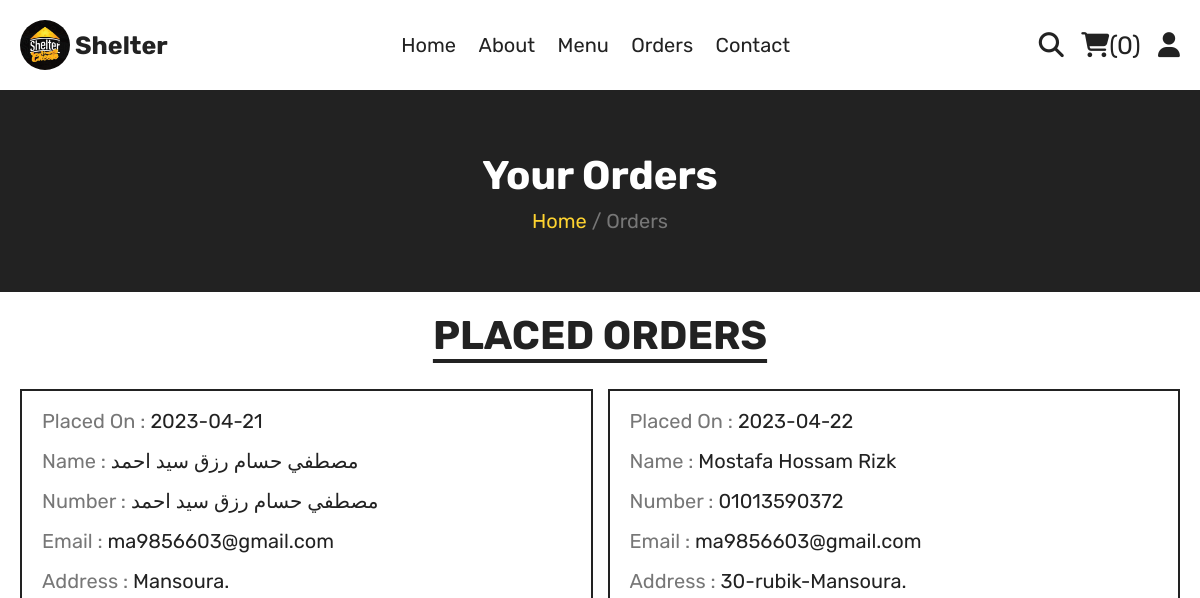
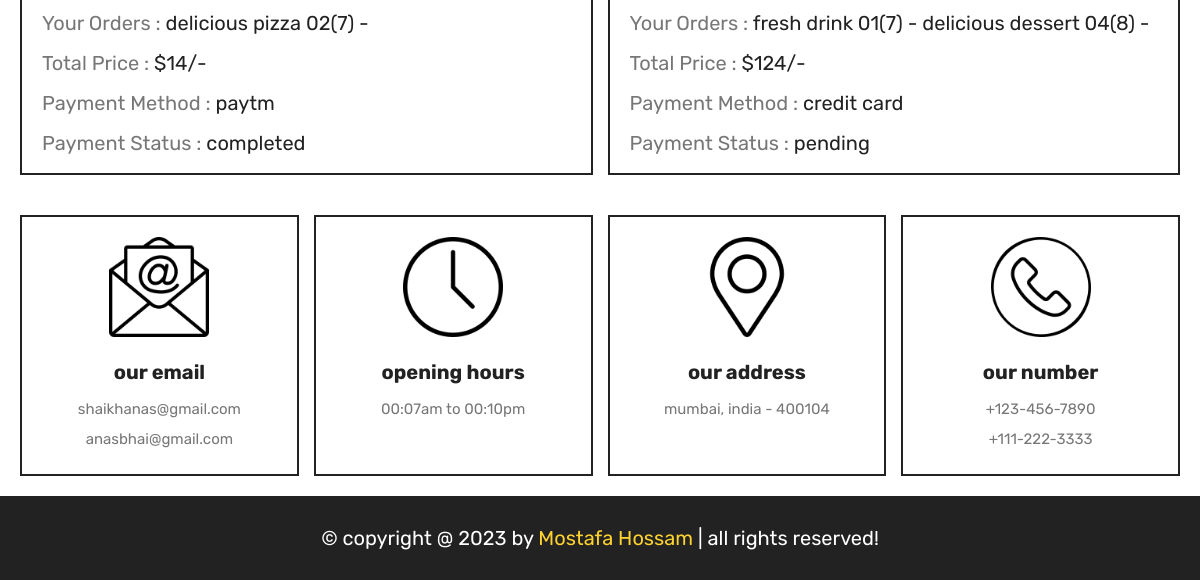
/orders.php (signed in), run on an earlier commit of the app's database (2 pictures, top to bottom).
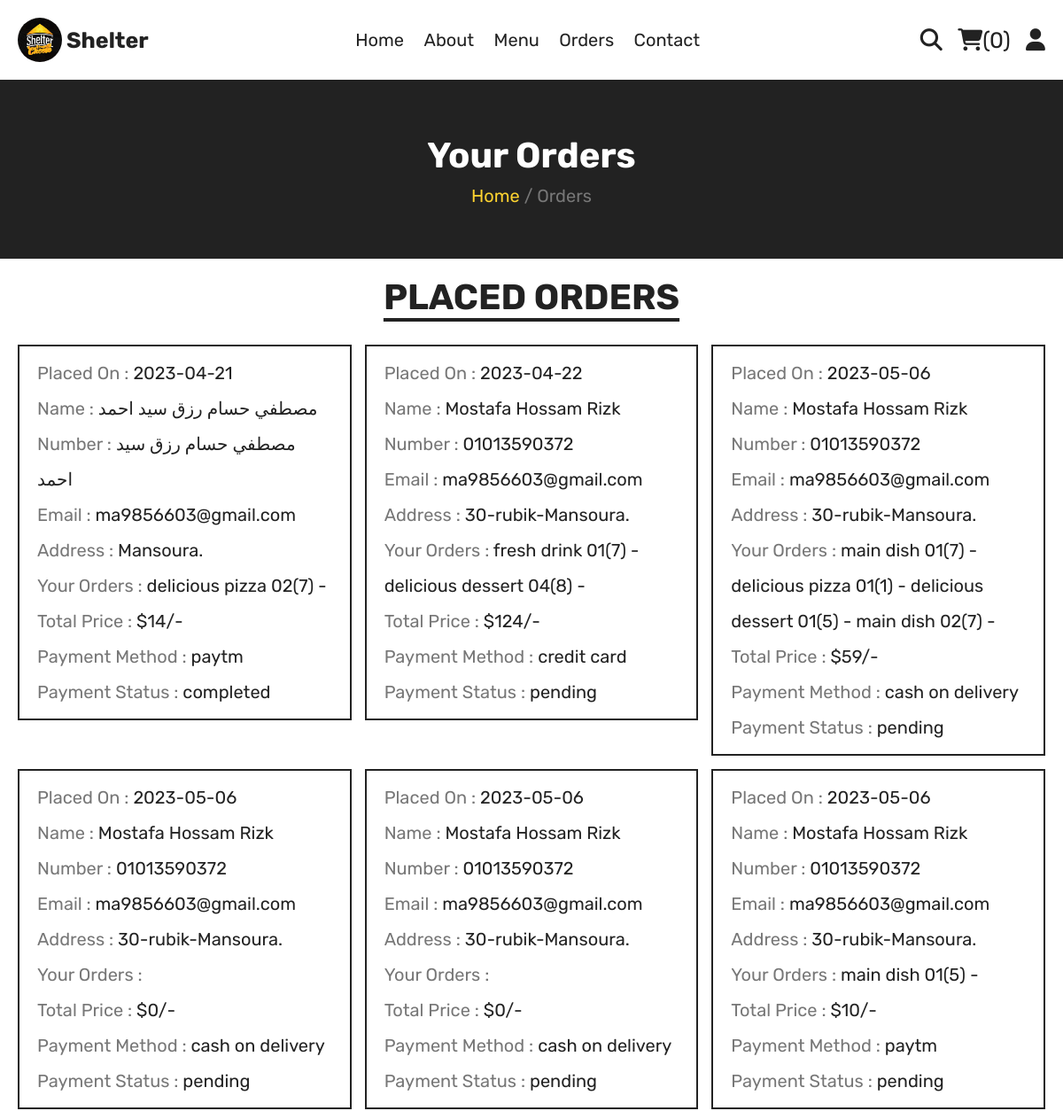
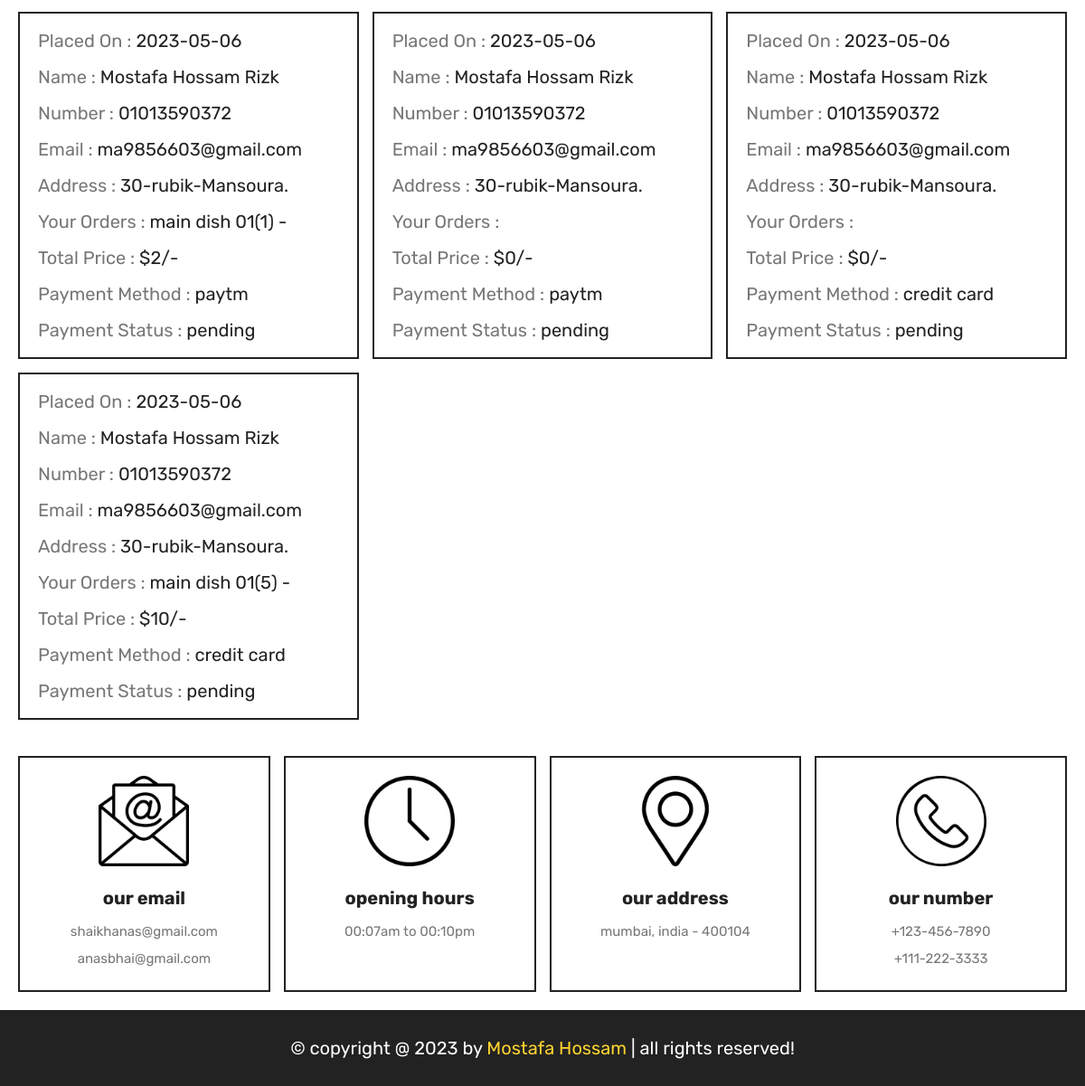
And on a later commit of the database (2 pictures, top to bottom).
### tables this page shows
CREATE TABLE `orders` (
  `order_id` int(11) NOT NULL,
  `user_id` int(11) NOT NULL,
  `name` varchar(50) NOT NULL,
  `number` varchar(50) NOT NULL,
  `email` varchar(50) NOT NULL,
  `method` varchar(50) NOT NULL,
  `address` varchar(200) NOT NULL,
  `total_products` varchar(500) NOT NULL,
  `total_price` int(11) NOT NULL,
  `placed_on` date NOT NULL DEFAULT current_timestamp(),
  `payment_status` varchar(50) NOT NULL DEFAULT 'pending'
);

### components/user_session.php (called while the page is built, shortened)
<?php
if (isset($_SESSION['user_name']) && isset($_SESSION['user_id'])) {
    $user_id = $_SESSION['user_id'];
} else {
    header("location: login.php");
    exit();
}

### components/function.php (called while the page is built, shortened)
<?php
function getAllDate($table, $col = '', $value = '')
{
    global $connection;
    $condition = '';
    if ($value != '' && $col != '') {
        $condition = "WHERE `$col`='$value'";
    }
    $data = $connection->query("SELECT * FROM `$table` $condition");
    $data = $data->fetchAll(PDO::FETCH_ASSOC);
    return $data;
}

### orders.php (the view, shortened to what this page needs)
<?php
include_once("components/connection.php");
include_once("components/function.php");
include_once("components/user_session.php");
$my_orders = getAllDate('orders', 'user_id', $user_id);
?>
<?php include_once("components/user_navbar.php"); ?>
<div class="heading">
   <h3>your orders</h3>
   <p><a href="index.php">Home </a> <span> / Orders</span></p>
</div>
<section class="orders">
   <h1 class="title">placed orders</h1>
   <div class="box-container">
      <?php
      if (count($my_orders)) {
         foreach ($my_orders as $order) :
      ?>
            <div class="box">
               <p> Placed On : <span><?php echo $order['placed_on'] ?></span> </p>
               <p> Name : <span><?php echo $order['name'] ?></span> </p>
               <p> Number : <span><?php echo $order['number'] ?></span> </p>
               <p> Email : <span><?php echo $order['email'] ?></span> </p>
               <p> Address : <span><?php echo $order['address'] ?></span> </p>
               <p> Your Orders : <span><?php echo $order['total_products'] ?></span> </p>
               <p> Total Price : <span>$<?php echo $order['total_price'] ?>/-</span> </p>
               <p> Payment Method : <span><?php echo $order['method'] ?></span> </p>
               <p> Payment Status : <span><?php echo $order['payment_status'] ?></span> </p>
            </div>
      <?php
         endforeach;
      } else {
         echo "<div class='empty'>No Order Selected Yet !!</div>";
      }
      ?>
   </div>
</section>
<?php
include_once("components/user_footer.php");
?>

### components/user_navbar.php (shortened to what this page needs)
<?php
if (isset($_SESSION['cart'])) {
    $count_product_in_cart = count($_SESSION['cart']);
} else {
    $count_product_in_cart = 0;
}
?>
<!DOCTYPE html>
<html lang="en">
    <head>
        <link rel="stylesheet" href="https://unpkg.com/swiper@8/swiper-bundle.min.css" />
        <link rel="stylesheet" href="https://cdnjs.cloudflare.com/ajax/libs/font-awesome/6.1.1/css/all.min.css">
        <link rel="stylesheet" href="css/style.css">
    </head>
    <body>
        <header class="header">
            <section class="flex">
                <a href="index.php" class="logo">
                    <img src="images/logo.jpg" alt="">
                    <h4>Shelter</h4>
                </a>
                <nav class="navbar">
                    <a href="index.php">Home</a>
                    <a href="about.php">About</a>
                    <a href="menu.php">Menu</a>
                    <a href="orders.php">Orders</a>
                    <a href="contact.php">Contact</a>
                </nav>
                <div class="icons">
                    <a href="search.php"><i class="fas fa-search"></i></a>
                    <a href="cart.php"><i
                            class="fas fa-shopping-cart"></i><span>(<?php echo $count_product_in_cart ?>)</span></a>
                    <div id="user-btn" class="fas fa-user"></div>
                </div>
            </section>
        </header>

### components/user_footer.php (shortened to what this page needs)
<footer class="footer">
    <section class="box-container">
        <div class="box">
            <img src="images/email-icon.png" alt="" />
            <h3>our email</h3>
            <a href="mailto:shaikhanas@gmail.com">shaikhanas@gmail.com</a>
            <a href="mailto:anasbhai@gmail.com">anasbhai@gmail.com</a>
        </div>
        <div class="box">
            <img src="images/clock-icon.png" alt="" />
            <h3>opening hours</h3>
            <p>00:07am to 00:10pm</p>
        </div>
        <div class="box">
            <img src="images/map-icon.png" alt="" />
            <h3>our address</h3>
            <a href="https://www.google.com/maps">mumbai, india - 400104</a>
        </div>
        <div class="box">
            <img src="images/phone-icon.png" alt="" />
            <h3>our number</h3>
            <a href="tel:1234567890">+123-456-7890</a>
            <a href="tel:1112223333">+111-222-3333</a>
        </div>
    </section>
    <div class="credit">
        &copy; copyright @ <?php echo date('Y') ?> by <span>Mostafa Hossam</span> | all rights
        reserved!
    </div>
</footer>
</body>
</html>

### css/style.css (style rules this page uses)
:root { --yellow: #fed330; --red: #e74c3c; --white: #fff; --black: #222; --light-color: #777; --border: 0.2rem solid var(--black); }
* { font-family: "Rubik", sans-serif; margin: 0; padding: 0; box-sizing: border-box; outline: none; border: none; text-decoration: none; transition: 0.2s linear; }
html { font-size: 62.5%; overflow-x: hidden; scroll-behavior: smooth; scroll-padding-top: 8rem; }
section { max-width: 1200px; margin: 0 auto; padding: 2rem; }
.title { text-align: center; margin-bottom: 3rem; font-size: 4rem; color: var(--black); text-transform: uppercase; text-decoration: underline; text-underline-offset: 1rem; }
.heading { background-color: var(--black); text-align: center; display: flex; align-items: center; justify-content: center; gap: 1rem; flex-flow: column; min-height: 20rem; }
.heading h3 { font-size: 4rem; color: var(--white); text-transform: capitalize; }
.heading p a { font-size: 2rem; color: var(--yellow); }
.heading p span { font-size: 2rem; color: var(--light-color); }
.header { position: sticky; top: 0; left: 0; right: 0; z-index: 1000; border-bottom: var(--border); background-color: var(--white); }
.header .flex { display: flex; align-items: center; justify-content: space-between; position: relative; }
.header .flex .logo { font-size: 2.5rem; color: var(--black); display: flex; gap: 5px; align-items: center; }
.header .flex .logo img { width: 50px; height: 50px; border-radius: 50%; }
.header .flex .navbar a { margin: 0 1rem; font-size: 2rem; color: var(--black); }
.header .flex .icons > * { font-size: 2.5rem; color: var(--black); margin-left: 1.5rem; cursor: pointer; }
.orders .box-container { display: grid; grid-template-columns: repeat(auto-fit, minmax(30rem, 1fr)); gap: 1.5rem; align-items: flex-start; }
.orders .box-container .box { border: var(--border); padding: 1rem 2rem; }
.orders .box-container .box p { font-size: 2rem; color: var(--light-color); line-height: 2; }
.orders .box-container .box p span { color: var(--black); }
.footer .box-container { display: grid; grid-template-columns: repeat(auto-fit, minmax(27rem, 1fr)); gap: 1.5rem; }
.footer .box-container .box { text-align: center; padding: 2rem; border: var(--border); }
.footer .box-container .box img { height: 10rem; margin-bottom: 1rem; }
.footer .box-container .box h3 { margin: 1rem 0; font-size: 2rem; color: var(--black); }
.footer .box-container .box a, .footer .box-container .box p { line-height: 2; font-size: 1.5rem; color: var(--light-color); display: block; }
.footer .credit { background-color: var(--black); text-align: center; padding: 3rem 2rem; font-size: 2rem; color: var(--white); }
.footer .credit span { color: var(--yellow); }

What changed in the data, as far as the page shows it:
added orders: placed_on "2023-05-06", name "Mostafa Hossam Rizk", number "01013590372", email "ma9856603@gmail.com", address "30-rubik-Mansoura.", total_products "main dish 01(7) - delicious pizza 01(1) - delicious dessert 01(5) - main dish 02(7) -", total_price "59", method "cash on delivery", payment_status "pending"
added orders: placed_on "2023-05-06", name "Mostafa Hossam Rizk", number "01013590372", email "ma9856603@gmail.com", address "30-rubik-Mansoura.", total_price "0", method "cash on delivery", payment_status "pending"
added orders: placed_on "2023-05-06", name "Mostafa Hossam Rizk", number "01013590372", email "ma9856603@gmail.com", address "30-rubik-Mansoura.", total_price "0", method "cash on delivery", payment_status "pending"
added orders: placed_on "2023-05-06", name "Mostafa Hossam Rizk", number "01013590372", email "ma9856603@gmail.com", address "30-rubik-Mansoura.", total_products "main dish 01(5) -", total_price "10", method "paytm", payment_status "pending"
added orders: placed_on "2023-05-06", name "Mostafa Hossam Rizk", number "01013590372", email "ma9856603@gmail.com", address "30-rubik-Mansoura.", total_products "main dish 01(1) -", total_price "2", method "paytm", payment_status "pending"
added orders: placed_on "2023-05-06", name "Mostafa Hossam Rizk", number "01013590372", email "ma9856603@gmail.com", address "30-rubik-Mansoura.", total_price "0", method "paytm", payment_status "pending"
added orders: placed_on "2023-05-06", name "Mostafa Hossam Rizk", number "01013590372", email "ma9856603@gmail.com", address "30-rubik-Mansoura.", total_price "0", method "credit card", payment_status "pending"
added orders: placed_on "2023-05-06", name "Mostafa Hossam Rizk", number "01013590372", email "ma9856603@gmail.com", address "30-rubik-Mansoura.", total_products "main dish 01(5) -", total_price "10", method "credit card", payment_status "pending"
